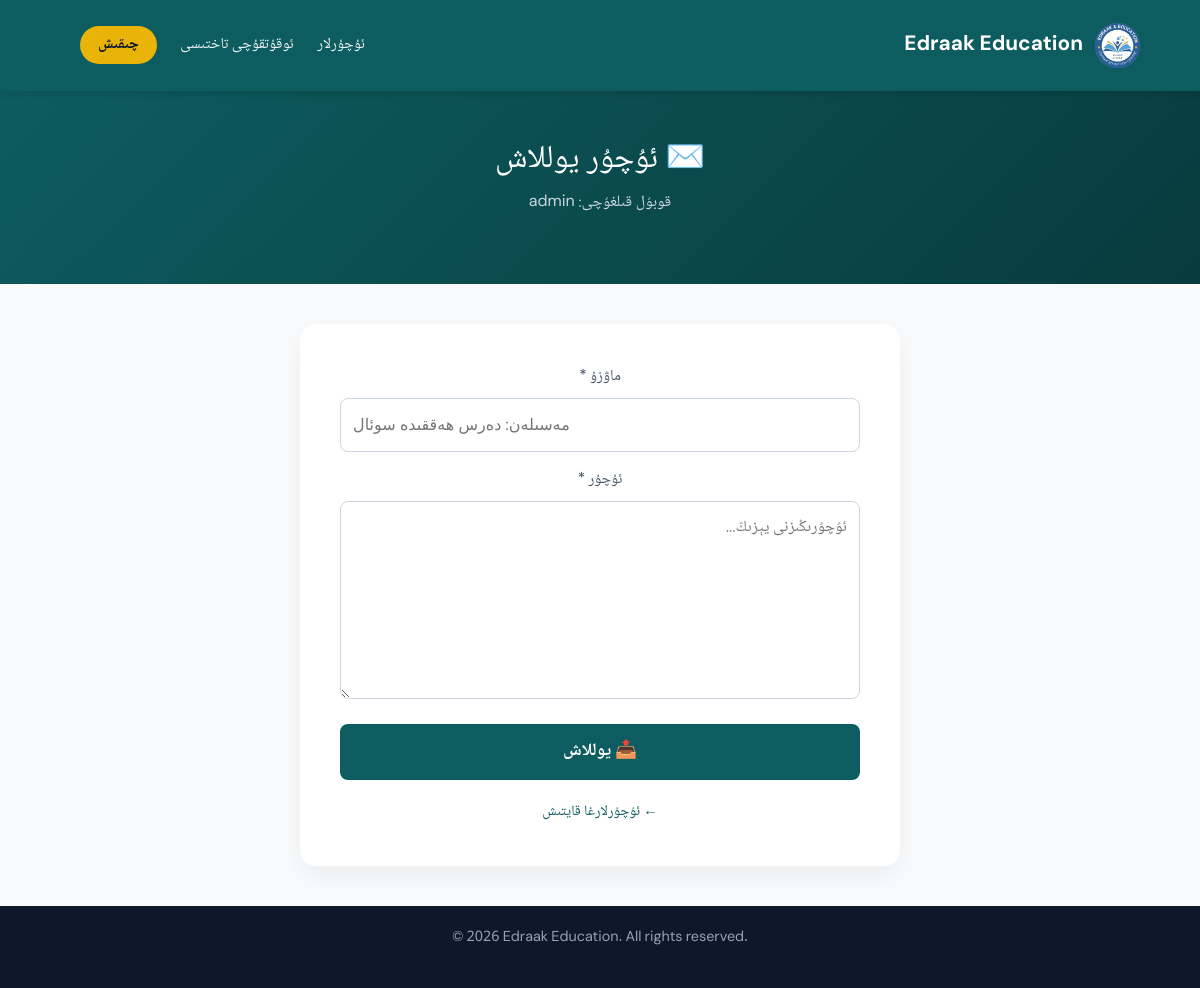
Screenshot of /messages/send/1/ (signed in) with the database file from the repository.
### courses/models.py (models this page shows, shortened)
class SiteSettings(models.Model):
    site_name = models.CharField(max_length=200, default='Edraak Education', verbose_name="توربەت ئىسمى (ئېنگلىزچە)")
    site_name_ug = models.CharField(max_length=200, default='ئىدراك مائارىپى', verbose_name="توربەت ئىسمى (ئۇيغۇرچە)")
    tagline = models.CharField(max_length=300, blank=True, default='Guiding the Future | كەلگۈسىگە يېتەكلەش',
                               verbose_name="شۇئار")
    logo = models.ImageField(upload_to='site/', blank=True, null=True, verbose_name="لوگو رەسىمى")
    about_title_ug = models.CharField(max_length=200, default='ئىدراك مائارىپى غايىسى',
                                      verbose_name="بىز ھەققىدە ماۋزۇسى (ئۇيغۇرچە)")
    about_text_ug = models.TextField(blank=True, verbose_name="بىز ھەققىدە مەزمۇنى (ئۇيغۇرچە)")
    about_title_en = models.CharField(max_length=200, default='Our Mission',
                                      verbose_name="بىز ھەققىدە ماۋزۇسى (ئېنگلىزچە)")
    about_text_en = models.TextField(blank=True, verbose_name="بىز ھەققىدە مەزمۇنى (ئېنگلىزچە)")
    whatsapp = models.CharField(max_length=50, blank=True, default='905444362947',
                                verbose_name="WhatsApp نومۇرى (پەقەت سان)")
    telegram = models.CharField(max_length=100, blank=True, default='salman_muallim', verbose_name="Telegram ئادرېسى")
    email = models.EmailField(blank=True, default='salmanuyghur3@gmail.com', verbose_name="Email")
    phone = models.CharField(max_length=50, blank=True, default='+90 544 436 29 47',
                             verbose_name="تېلېفون نومۇرى (كۆرۈنۈش)")
    address = models.CharField(max_length=300, blank=True, verbose_name="ئادرېس")
    footer_text = models.CharField(max_length=300, blank=True, default='© 2026 Edraak Education. All rights reserved.',
                                   verbose_name="Footer تېكىستى")
    class Meta:
        verbose_name = "توربەت تەڭشەكلىرى"
        verbose_name_plural = "توربەت تەڭشەكلىرى"
    @classmethod
    def get_settings(cls):
        settings, created = cls.objects.get_or_create(id=1)
        return settings

class CustomUser(AbstractUser):
    ROLE_CHOICES = [
        ('student', 'ئوقۇغۇچى'),
        ('teacher', 'ئوقۇتقۇچى'),
        ('admin', 'باشقۇرغۇچى'),
    ]
    phone = models.CharField(max_length=20, blank=True, verbose_name="تېلېفون نومۇرى")
    telegram_id = models.CharField(max_length=100, blank=True, verbose_name="تېلېگرامما ئادرېسى")
    full_name = models.CharField(max_length=200, blank=True, verbose_name="ئىسمى فامىلىسى")
    role = models.CharField(max_length=20, choices=ROLE_CHOICES, default='student', verbose_name="رولى")
    class Meta:
        verbose_name = "ئىشلەتكۈچى"
        verbose_name_plural = "ئىشلەتكۈچىلەر"
    def is_teacher(self):
        return self.role == 'teacher'

### courses/views.py (the view, shortened to what this page needs)
# urls.py: path('messages/send/', views.send_message, name='send_message'),
@login_required
def send_message(request, receiver_id=None):
    receiver = None
    if receiver_id:
        receiver = get_object_or_404(CustomUser, id=receiver_id)
    if request.user.is_teacher() and receiver:
        try:
            teacher_profile = request.user.teacher_profile
            my_student_ids = Enrollment.objects.filter(
                course__instructor=teacher_profile
            ).values_list('user_id', flat=True)
            if receiver.id not in my_student_ids:
                messages.error(request, 'بۇ ئىشلەتكۈچى سىزنىڭ ئوقۇغۇچىڭىز ئەمەس.')
                return redirect('teacher_dashboard')
        except Teacher.DoesNotExist:
            pass
    context = {'receiver': receiver}
    return render(request, 'send_message.html', context)

### courses/context_processors.py (called while the page is built)
def site_settings(request):
    return {
        'settings': SiteSettings.get_settings()
    }

### courses/templates/send_message.html (shortened to what this page needs)
{% extends 'base.html' %}
{% block content %}
<header>
    <div class="navbar">
        <div class="logo-area">
            {% if settings.logo %}
            <img src="{{ settings.logo.url }}" alt="{{ settings.site_name }}" style="width: 45px; height: 45px; object-fit: contain; border-radius: 8px;">
            {% endif %}
            <a href="{% url 'index' %}" class="brand-name" style="text-decoration:none;"> {{ settings.site_name }}</a>
        </div>
        <div class="nav-menu">
            <nav>
                <a href="{% url 'messages_view' %}">ئۇچۇرلار</a>
                {% if user.is_teacher %}
                    <a href="{% url 'teacher_dashboard' %}">ئوقۇتقۇچى تاختىسى</a>
                {% else %}
                    <a href="{% url 'my_enrollments' %}">مېنىڭ كۇرسلىرىم</a>
                {% endif %}
                <a href="{% url 'logout' %}" class="login-nav-btn">چىقىش</a>
            </nav>
        </div>
    </div>
</header>
<section style="background: linear-gradient(135deg, #0d5c5f 0%, #083b3e 100%); color: white; padding: 50px 5%;">
    <div style="max-width: 900px; margin: 0 auto; text-align: center;">
        <h1 style="font-size: 2rem; margin-bottom: 10px;">✉️ ئۇچۇر يوللاش</h1>
        <p style="color: #cbd5e1;">
            {% if receiver %}
            قوبۇل قىلغۇچى: {{ receiver.full_name|default:receiver.username }}
            {% else %}
            ئۇچۇر يېزىڭ
            {% endif %}
        </p>
    </div>
</section>
<section style="padding: 40px 5%;">
    <div style="max-width: 600px; margin: 0 auto; direction: rtl;">
        <div style="background: white; padding: 40px; border-radius: 16px; box-shadow: 0 10px 25px rgba(0,0,0,0.05);">
            <form method="POST" action="{% if receiver %}{% url 'send_message_to' receiver.id %}{% else %}{% url 'send_message' %}{% endif %}">
                <div class="form-group">
                    <label>ماۋزۇ *</label>
                    <input type="text" name="subject" required placeholder="مەسىلەن: دەرس ھەققىدە سوئال" style="width: 100%; padding: 12px; border: 1px solid #cbd5e1; border-radius: 8px; font-size: 1rem;">
                </div>
                <div class="form-group">
                    <label>ئۇچۇر *</label>
                    <textarea name="message" rows="6" required placeholder="ئۇچۇرىڭىزنى يېزىڭ..." style="width: 100%; padding: 12px; border: 1px solid #cbd5e1; border-radius: 8px; font-size: 1rem; resize: vertical;"></textarea>
                </div>
                <button type="submit" class="login-submit-btn">📤 يوللاش</button>
            </form>
            <div style="margin-top: 20px; text-align: center;">
                <a href="{% url 'messages_view' %}" style="color: #0d5c5f; text-decoration: none; font-size: 0.9rem;">← ئۇچۇرلارغا قايتىش</a>
            </div>
        </div>
    </div>
</section>
<footer>
    <p>&copy; 2026 Edraak Education. All rights reserved.</p>
</footer>
{% endblock %}

### static/css/style.css (style rules this page uses)
* { margin: 0; padding: 0; box-sizing: border-box; }
html, body { direction: rtl; text-align: right; }
body { background-color: #f8fafc; color: #1e293b; line-height: 1.8; font-family: 'Noto Naskh Arabic', 'UKIJ Ekran', 'Microsoft Uighur', 'DM Sans', sans-serif; font-size: 16px; }
header { background-color: #0d5c5f; padding: 15px 5%; position: sticky; top: 0; z-index: 1000; box-shadow: 0 4px 6px rgba(0,0,0,0.1); direction: rtl; }
.navbar { display: flex; justify-content: space-between; align-items: center; flex-wrap: wrap; gap: 15px; }
.logo-area { display: flex; align-items: center; gap: 12px; }
.brand-name { color: #ffffff; font-size: 1.3rem; font-weight: 700; }
.nav-menu { display: flex; align-items: center; flex-wrap: wrap; }
nav a { color: #f1f5f9; text-decoration: none; margin-left: 20px; font-weight: 500; transition: color 0.3s; font-size: 0.95rem; }
.login-nav-btn { background-color: #eab308; color: #0f172a !important; padding: 6px 18px; border-radius: 20px; font-weight: bold; margin-left: 20px; cursor: pointer; transition: 0.3s; }
section { padding: 80px 5%; text-align: center; direction: rtl; }
footer { background-color: #0f172a; color: #94a3b8; text-align: center; padding: 20px; font-size: 0.9rem; direction: ltr; }
.form-group { margin-bottom: 15px; }
.form-group label { display: block; margin-bottom: 6px; color: #475569; font-weight: 500; font-size: 0.95rem; }
.form-group input { width: 100%; padding: 10px 14px; border: 1px solid #cbd5e1; border-radius: 8px; font-size: 1rem; transition: border-color 0.3s; text-align: left; font-family: 'DM Sans', sans-serif; }
.login-submit-btn { width: 100%; background-color: #0d5c5f; color: white; padding: 12px; border: none; border-radius: 8px; font-size: 1.1rem; font-weight: bold; cursor: pointer; transition: background 0.3s; margin-top: 10px; }

### rows the page displays
SiteSettings: logo (picture), site_name "Edraak Education"
CustomUser: full_name "admin"
